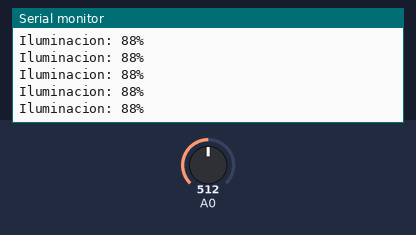
The sketch below on a simulated Arduino Uno, built with avr-gcc and run on an emulated ATmega328P. Shown: the last lines printed to the serial monitor. Inputs (shaded band) come from the test bench; at power-on: A0 = 512.

Above: at 1.2 s.
1.3 s: A0 set to 458
At 1.8 s:
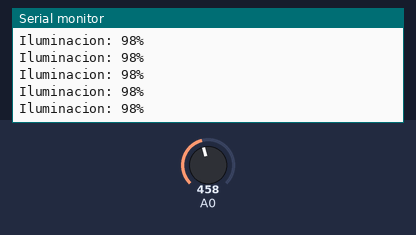
4.3 s: A0 set to 438
At 5.1 s:
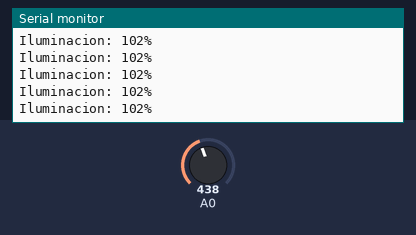
Timing chart, 0 to 7.3 s (numbered marks = the images above; inputs shaded):
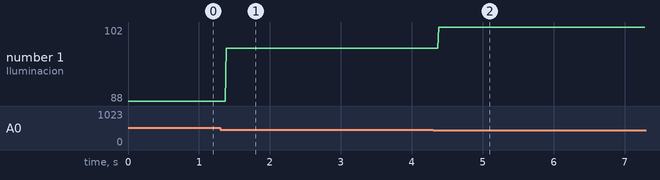

The sketch:

5-SensorDeLuminosidad.ino
```cpp
int lectura;

void setup() {
  Serial.begin(9600);
}

void loop() {
  //analogRead devulve un número entre 0 y 1023 que corresponde
  // a la lectura de voltaje de un pin analógico

  //1006 oscuridad total
  //450 Claridad total
  //map (valor a mapear, min original, max original, min deseado, max deseado);

  lectura = map(analogRead(0), 1006, 450, 0, 100);
  //lectura = analogRead(0);
  Serial.print("Iluminacion: ");
  Serial.print( lectura );
  Serial.println("%");
}
```

Measured:
- after the input at 1.3 s, the serial monitor: prints a new line after 0.09 s (image 1)
- after the input at 4.3 s, the serial monitor: prints a new line after 0.08 s (image 2)
- plotted number 1: 88 → 98 after the input at 1.3 s, 98 → 102 after the input at 4.3 s
